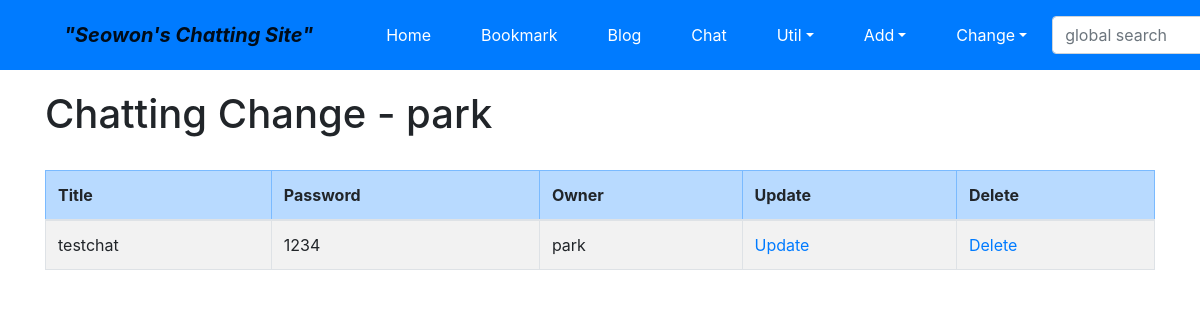
The page /chat/change/ (signed in) on the database as committed earlier.
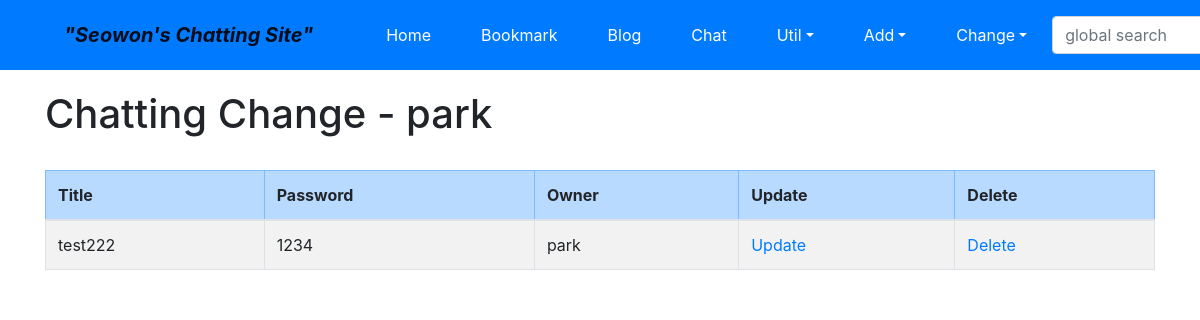
The same page on the database as committed later.
### chat/models.py (models this page shows, shortened)
class Chatting(models.Model):
	title = models.CharField('TITLE', max_length=100, unique=True, blank=False, null=False)
	password = models.CharField('PASSWORD', max_length=15 ,unique=False, null=True)
	owner = models.ForeignKey(User, on_delete=models.CASCADE, blank=True, null=True)

### chat/views.py (the view)
# urls.py: path('change/', views.ChattingChangeLV.as_view(), name="change"),
class ChattingChangeLV(LoginRequiredMixin, ListView):
	template_name = 'chat/chatting_change_list.html'
	def get_queryset(self):
		return Chatting.objects.filter(owner=self.request.user)

### chat/templates/chat/chatting_change_list.html (shortened to what this page needs)
{% extends "base.html" %}
{% block content %}
<h1>Chatting Change - {{user}}</h1>
<br>
<table class="table table-bordered table-condensed table-striped">
	<thread>
		<tr class="table-primary">
			<th>Title</th>
			<th>Password</th>
			<th>Owner</th>
			<th>Update</th>
			<th>Delete</th>
		</tr>
	</thread>
	<tbody>
		{% for item in object_list %}
		<tr>
			<td>{{item.title}}</td>
			<td>{{item.password}}</td>
			<td>{{item.owner}}</td>
			<td><a href="{% url 'chat:update' item.id %}">Update</a></td>
			<td><a href="{% url 'chat:delete' item.id %}">Delete</a></td>
		</tr>
		{% endfor %}
	</tbody>
</table>
{% endblock %}

### templates/base.html (shortened to what this page needs)
<!DOCTYPE html>
<html lang="ko">
<head>
	<link rel="stylesheet" href="https://stackpath.bootstrapcdn.com/bootstrap/4.5.0/css/bootstrap.min.css">
</head>
<body style="padding-top:90px;">
<nav class="navbar navbar-expand-lg navbar-light bg-primary fixed-top">
  <span class="navbar-brand mx-5 mb-0 font-weight-bold font-italic">"Seowon's Chatting Site"</span>
  <div class="collapse navbar-collapse" id="navbarSupportedContent">
    <ul class="navbar-nav mr-auto">
      <li class="nav-item mx-1 btn btn-primary">
        <a class="nav-link text-white" href="{% url 'home' %}">Home</a></li>
      <li class="nav-item mx-1 btn btn-primary">
        <a class="nav-link text-white" href="{% url 'bookmark:index' %}">Bookmark</a></li>
      <li class="nav-item mx-1 btn btn-primary">
        <a class="nav-link text-white" href="{% url 'blog:index' %}">Blog</a></li>
      <li class="nav-item mx-1 btn btn-primary">
        <a class="nav-link text-white" href="{% url 'chat:index' %}">Chat</a></li>
      <li class="nav-item dropdown mx-1 btn btn-primary">
        <a class="nav-link dropdown-toggle text-white" href="#" id="navbarDropdown" role="button" data-toggle="dropdown">Util</a>
      </li>
       <li class="nav-item dropdown mx-1 btn btn-primary">
        <a class="nav-link dropdown-toggle text-white" href="#" role="button" data-toggle="dropdown">Add</a>
      </li>
       <li class="nav-item dropdown mx-1 btn btn-primary">
        <a class="nav-link dropdown-toggle text-white" href="#" role="button" data-toggle="dropdown">Change</a></a>
      </li>
    </ul>
    <form class="form-inline my-2 " action="" method="post">{% csrf_token %}
      <input class="form-control mr-sm-2" type="search" placeholder="global search" name="search_word">
    </form>
  </div>
</nav>
<div class="container">
	{% block content %}{% endblock %}
</div>
</body>
</html>

Rows that differ between the two databases and show on the page:
removed Chatting: title "testchat", password "1234", owner "park"
added Chatting: title "test222", password "1234", owner "park"
